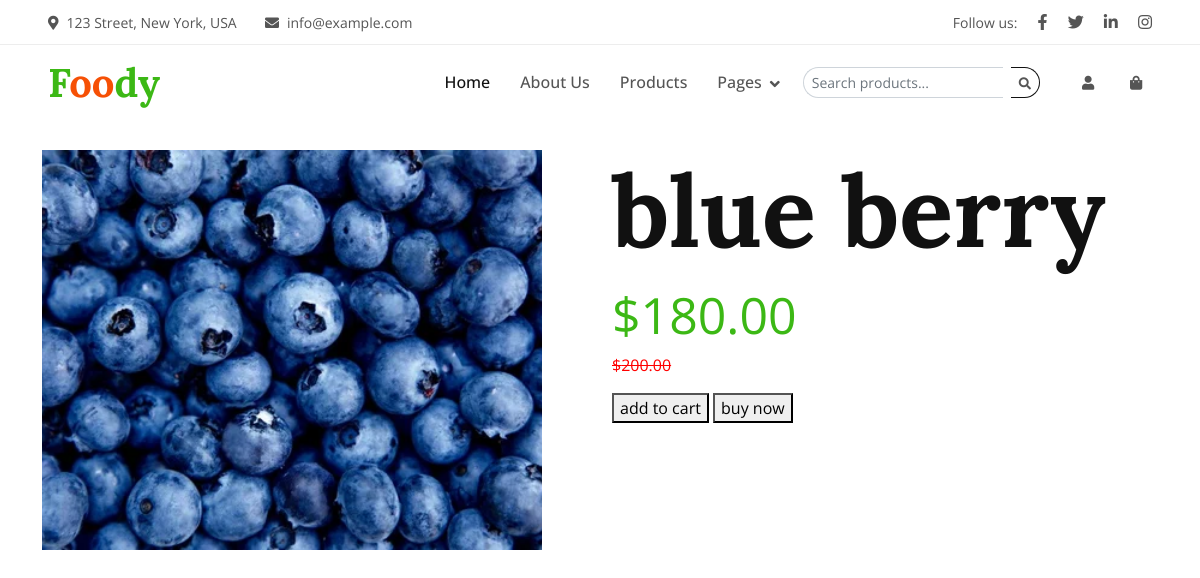
/productdetails/6/, run on the app's committed database.
### shop/models.py (models this page shows, shortened)
class Product(models.Model):
    image = models.ImageField(upload_to='product_images/')
    name = models.CharField(max_length=200)
    description = models.TextField()
    price = models.DecimalField(max_digits=10, decimal_places=2)
    offer_price = models.DecimalField(max_digits=10, decimal_places=2, null=True, blank=True)
    stock = models.IntegerField()
    created = models.DateTimeField(auto_now_add=True)
    CATEGORY = models.ForeignKey(Category, on_delete=models.CASCADE)

### shop/views.py (the view)
# urls.py: path('productdetails/<int:p_id>/',views.product_details, name='productdetails'),
def product_details(request,p_id):
    data = Product.objects.get(id=p_id)
    return render(request,"productdeatails.html",{"data": data})

### templates/productdeatails.html (shortened to what this page needs)
{% extends 'base.html' %}
{% block content %}
<div
    style="margin-top: 150px;"
    class="container">
    <div class="row">
    <div class="col-6">
            <img style="height: 400px;width:500px; object-fit:cover;"  src="{{ data.image.url}}" alt="">
    </div>
    <div class="col-6">
        <a class="d-block h5 mb-2" href="" style="font-weight: bold;font-size: 100px   ;">{{ data.name }}</a>
    <span class="text-primary me-1"style="font-size: 50px;">${{ data.offer_price }}</span>
    <p style="color: red;"><del>${{ data.price }}</del></p>
    <button type="add to cart">add to cart</button>
    <button type="buy now">buy now</button>
    </div>
    </div>
</div>
{% endblock %}

### static/css/style.css (style rules this page uses)
:root { --primary: #3CB815; --secondary: #F65005; --light: #F7F8FC; --dark: #111111; }

### data on the page
Product: image (picture), name "blue berry", offer_price "180.00", price "200.00"
